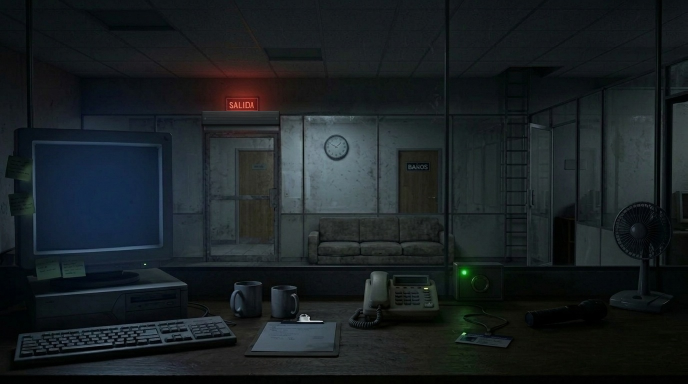
#> input picture assets/art/office/oficina_centro.jpeg, 1375 x 768 px (shown at 1/2 size); the run also reads 1 picture not shown here
$ python make_door_occluder.py
#> lines starting #> are read from the running program, lines starting #| are printed output that depends on the picture; after the words box and inside, x2 and y2 are one past the last pixel; in counts of white or black regions, pixels touching at a corner belong together
#!/usr/bin/env python3
"""Genera assets/art/office/layers/oclusor_puerta.png una sola vez.

El problema: en la vista central, la lámina de la cortina se dibuja recortada
de la foto con la puerta cerrada y queda por encima de lo que en realidad está
más cerca de la cámara que la puerta (el mueble de la recepción, su base y los
perfiles verticales del cristal).

La solución: una máscara de oclusión. Dentro del rectángulo de la puerta se
buscan los píxeles donde la foto con la puerta abierta y la foto con la puerta
cerrada son casi iguales: si no cambian al bajar la cortina, es que hay algo
delante tapándola. Esos píxeles se guardan opacos con el color de la foto con
la puerta abierta, y todo lo demás queda transparente.

Un umbral por píxel a secas no sirve: las ranuras oscuras de la lámina se
parecen al vidrio oscuro de la puerta abierta y salen marcadas. Por eso, tras
el umbral va una apertura con un elemento VERTICAL, que borra las rayas
horizontales de las ranuras y deja en pie lo que es alto (el mueble y los
perfiles), y después se descartan las islas chicas.

Uso:  python3 tools/make_door_occluder.py
Deja la máscara en assets/art/office/layers/ y una vista previa con la máscara
en rojo en tools/preview/.
"""

import json
import pathlib
import sys

import numpy as np
from PIL import Image, ImageChops, ImageDraw, ImageEnhance, ImageFilter
from scipy import ndimage

ROOT = pathlib.Path(__file__).resolve().parent.parent

OPEN_IMAGE = ROOT / "assets/art/office/oficina_centro.jpeg"
CLOSED_IMAGE = ROOT / "assets/art/office/oficina_centro_cortina.png"
ZONES_FILE = ROOT / "data/oficina_zonas.json"
OUT_IMAGE = ROOT / "assets/art/office/layers/oclusor_puerta.png"
PREVIEW_DIR = ROOT / "tools/preview"

# Los mismos valores que door_shutter.gd: el área de la puerta en la foto y
# desde dónde empieza la lámina. Si allá cambian, aquí también.
IMAGE_AREA = (0.289, 0.293, 0.122, 0.391)
CURTAIN_TOP = 0.335

# Hasta cuánto pueden diferir dos píxeles para contarlos como "lo mismo".
DIFF_THRESHOLD = 11
# Alto del elemento vertical de la apertura, en píxeles.
OPENING_HEIGHT = 13
# Islas más chicas que esto se tiran.
MIN_AREA = 400
# Lo que se suaviza el borde de la máscara, en píxeles.
FEATHER = 1.4

# Zonas de data/oficina_zonas.json con las que se completa a mano lo que la
# comparación no alcance a ver. Se usan las que tengan este prefijo y un
# campo "polygon" con puntos normalizados.
MANUAL_PREFIX = "occluder_"


def load_pair():
    """Las dos fotos al tamaño de la de la puerta abierta."""
    open_image = Image.open(OPEN_IMAGE).convert("RGB")
    size = open_image.size
    closed_image = Image.open(CLOSED_IMAGE).convert("RGB").resize(size, Image.LANCZOS)
    return open_image, closed_image, size


def door_band(size):
    """El rectángulo de la lámina en píxeles: de CURTAIN_TOP hacia abajo."""
    width, height = size
    left = int(IMAGE_AREA[0] * width)
    right = int((IMAGE_AREA[0] + IMAGE_AREA[2]) * width)
    top = int(CURTAIN_TOP * height)
    bottom = int((IMAGE_AREA[1] + IMAGE_AREA[3]) * height)
    return left, top, right, bottom


def manual_polygons():
    """Los polígonos de relleno que haya en el JSON de zonas, normalizados."""
    if not ZONES_FILE.exists():
        return []
    zones = json.loads(ZONES_FILE.read_text()).get("zones", {})
    found = []
    for zone_id, zone in zones.items():
        if zone_id.startswith(MANUAL_PREFIX) and "polygon" in zone:
            found.append((zone_id, zone["polygon"]))
    return found


def build_mask(open_image, closed_image, size):
    """La máscara de oclusión, como arreglo de booleanos."""
    width, height = size
    left, top, right, bottom = door_band(size)
    difference = ImageChops.difference(open_image, closed_image).convert("L")
    difference = difference.filter(ImageFilter.MedianFilter(3))
    diff = np.asarray(difference, dtype=np.int16)

    mask = np.zeros((height, width), dtype=bool)
    mask[top:bottom, left:right] = diff[top:bottom, left:right] <= DIFF_THRESHOLD

    # Apertura vertical: se van las rayas de las ranuras, se quedan el mueble
    # y los perfiles, que son altos.
    mask = ndimage.binary_opening(mask, structure=np.ones((OPENING_HEIGHT, 1), dtype=bool))
    labels, count = ndimage.label(mask)
    if count:
        areas = ndimage.sum(mask, labels, range(1, count + 1))
        keep = [index + 1 for index, area in enumerate(areas) if area >= MIN_AREA]
        mask = np.isin(labels, keep)
    mask = ndimage.binary_closing(mask, structure=np.ones((5, 5), dtype=bool))

    # Lo que se haya completado a mano en el JSON de zonas.
    polygons = manual_polygons()
    if polygons:
        drawn = Image.new("L", size, 0)
        pen = ImageDraw.Draw(drawn)
        for zone_id, polygon in polygons:
            points = [(point[0] * width, point[1] * height) for point in polygon]
            pen.polygon(points, fill=255)
            print("  + polígono manual %s con %d puntos" % (zone_id, len(points)))
        mask |= np.asarray(drawn, dtype=bool)
        # El relleno manual tampoco sale del área de la lámina.
        band = np.zeros((height, width), dtype=bool)
        band[top:bottom, left:right] = True
        mask &= band
    return mask


def save_occluder(open_image, mask, size):
    """Los píxeles tapados con su color de la foto, el resto transparente."""
    alpha = Image.fromarray((mask * 255).astype("uint8"), "L")
    alpha = alpha.filter(ImageFilter.GaussianBlur(FEATHER))
    out = open_image.convert("RGBA")
    out.putalpha(alpha)
    OUT_IMAGE.parent.mkdir(parents=True, exist_ok=True)
    out.save(OUT_IMAGE)
    return alpha


def save_previews(open_image, closed_image, mask, size):
    """Vistas previas para revisar la máscara a ojo."""
    PREVIEW_DIR.mkdir(parents=True, exist_ok=True)
    left, top, right, bottom = door_band(size)
    pad = 24
    crop = (left - pad, top - pad, right + pad, bottom + pad)
    mask_image = Image.fromarray((mask * 255).astype("uint8"), "L").crop(crop)

    base = closed_image.crop(crop)
    red = Image.new("RGB", base.size, (255, 0, 0))
    over = Image.composite(Image.blend(base, red, 0.7), base, mask_image)
    tiles = [open_image.crop(crop), base, over]
    zoom = 4
    tiles = [tile.resize((tile.width * zoom, tile.height * zoom), Image.NEAREST) for tile in tiles]
    gap = 8
    sheet = Image.new("RGB", (sum(t.width for t in tiles) + gap * 2, tiles[0].height), (255, 255, 0))
    offset = 0
    for tile in tiles:
        sheet.paste(tile, (offset, 0))
        offset += tile.width + gap
    ImageEnhance.Brightness(sheet).enhance(2.1).save(PREVIEW_DIR / "oclusor_mascara.png")

    # Y cómo queda la lámina a media bajada, con y sin el oclusor.
    half = _simulate(open_image, closed_image, mask, size, 0.5, use_occluder=False)
    good = _simulate(open_image, closed_image, mask, size, 0.5, use_occluder=True)
    closed_sim = _simulate(open_image, closed_image, mask, size, 1.0, use_occluder=True)
    tiles = [image.crop(crop) for image in (half, good, closed_sim)]
    tiles = [tile.resize((tile.width * zoom, tile.height * zoom), Image.NEAREST) for tile in tiles]
    sheet = Image.new("RGB", (sum(t.width for t in tiles) + gap * 2, tiles[0].height), (255, 255, 0))
    offset = 0
    for tile in tiles:
        sheet.paste(tile, (offset, 0))
        offset += tile.width + gap
    ImageEnhance.Brightness(sheet).enhance(2.1).save(PREVIEW_DIR / "oclusor_resultado.png")


def _simulate(open_image, closed_image, mask, size, progress, use_occluder):
    """Lo mismo que hace door_shutter.gd, para poder revisarlo aquí."""
    width, height = size
    left, _, right, bottom = door_band(size)
    area_top = int(IMAGE_AREA[1] * height)
    curtain_top = int(CURTAIN_TOP * height)
    out = open_image.copy()
    # La caja del rodillo, siempre.
    box = (left, area_top, right, curtain_top)
    out.paste(closed_image.crop(box), (left, area_top))
    # La lámina, lo que haya bajado.
    slat_bottom = curtain_top + int((bottom - curtain_top) * progress)
    if slat_bottom > curtain_top:
        slat = (left, curtain_top, right, slat_bottom)
        out.paste(closed_image.crop(slat), (left, curtain_top))
    if use_occluder:
        alpha = Image.fromarray((mask * 255).astype("uint8"), "L")
        alpha = alpha.filter(ImageFilter.GaussianBlur(FEATHER))
        out = Image.composite(open_image, out, alpha)
    return out


def main():
    if not OPEN_IMAGE.exists() or not CLOSED_IMAGE.exists():
        print("Faltan las fotos de la oficina", file=sys.stderr)
        return 1
    open_image, closed_image, size = load_pair()
#> in load_pair, open_image is the input picture: PIL image 1375x768 RGB; mean R, G, B 26, 32.4, 35.3
#> size = (1375, 768)
    print("fotos a %dx%d" % size)
#| fotos a 1375x768
    left, top, right, bottom = door_band(size)
#> in door_band, `width, height = size`: width = 1375; height = 768
#> in door_band, `left = int(IMAGE_AREA[0] * width)`: left = 397
#> in door_band, `right = int((IMAGE_AREA[0] + IMAGE_AREA[2]) * width)`: right = 565
#> in door_band, `top = int(CURTAIN_TOP * height)`: top = 257
#> in door_band, `bottom = int((IMAGE_AREA[1] + IMAGE_AREA[3]) * height)`: bottom = 525
#> left = 397; top = 257; right = 565; bottom = 525
    print("banda de la lámina: x %d..%d  y %d..%d" % (left, right, top, bottom))
#| banda de la lámina: x 397..565  y 257..525
    mask = build_mask(open_image, closed_image, size)
#> in build_mask, `width, height = size`: width = 1375; height = 768
#> in build_mask, `left, top, right, bottom = door_band(size)`: left = 397; top = 257; right = 565; bottom = 525
#> in build_mask, `mask[top:bottom, left:right] = diff[top:bottom, left:right] <= DIFF_TH..`: mask: shape (768, 1375) bool; 2.5% white; 55 white regions (38 under 20 px), largest, box (x1, y1, x2, y2) and area: (397, 257, 565, 525) 23378, (438, 300, 546, 340) 1215, (477, 327, 547, 337) 396
#> in build_mask, `mask = ndimage.binary_opening(mask, structure=np.ones((OPENING_HEIGHT,..`:
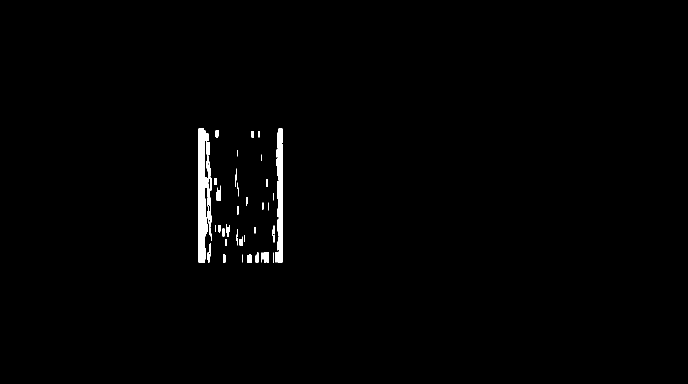
#> mask: shape (768, 1375) bool (shown at 1/2 size); 0.92% white; 44 white regions (12 under 20 px), largest, box (x1, y1, x2, y2) and area: (397, 257, 422, 525) 4175, (550, 257, 565, 525) 2772, (411, 354, 423, 473) 575
#> in build_mask, `labels, count = ndimage.label(mask)`: labels: shape (768, 1375) int32; 45 distinct labels, from 0 to 44
#> in build_mask, `labels, count = ndimage.label(mask)`: count = 44
#> in build_mask, `areas = ndimage.sum(mask, labels, range(1, count + 1))`: areas = 44 values, max 4175 at index 0, min 13 at index 5, mean 220.8
#> in build_mask, `keep = [index + 1 for index, area in enumerate(areas) if area >= MIN_A..`: keep = [1, 2, 9]
#> in build_mask, `mask = ndimage.binary_closing(mask, structure=np.ones((5, 5), dtype=bo..`: mask: shape (768, 1375) bool; 0.77% white; 2 white regions, box (x1, y1, x2, y2) and area: (397, 257, 423, 525) 5265, (550, 257, 565, 525) 2848
    covered = mask[top:bottom, left:right].mean() * 100.0
#> covered = 18.02
    print("la máscara tapa el %.1f %% de la banda" % covered)
#| la máscara tapa el 18.0 % de la banda
    save_occluder(open_image, mask, size)
#> in save_occluder, `out.putalpha(alpha)`:
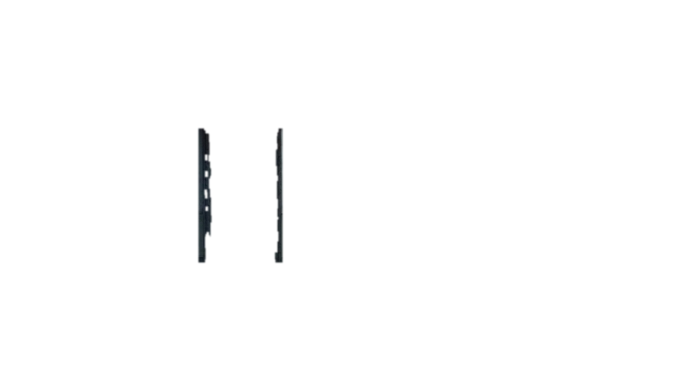
#> out: PIL image 1375x768 RGBA (shown at 1/2 size); mean R, G, B, A 26, 32.4, 35.3, 2; transparent parts drawn white
    save_previews(open_image, closed_image, mask, size)
#> in save_previews, `left, top, right, bottom = door_band(size)`: left = 397; top = 257; right = 565; bottom = 525
#> in save_previews, `crop = (left - pad, top - pad, right + pad, bottom + pad)`: crop = (373, 233, 589, 549)
#> in save_previews, `mask_image = Image.fromarray((mask * 255).astype("uint8"), "L").crop(c..`: mask_image: PIL image 216x316 L; 11.9% white; 2 white regions, box (x1, y1, x2, y2) and area: (24, 24, 50, 292) 5265, (177, 24, 192, 292) 2848
#> in save_previews, `over = Image.composite(Image.blend(base, red, 0.7), base, mask_image)`:
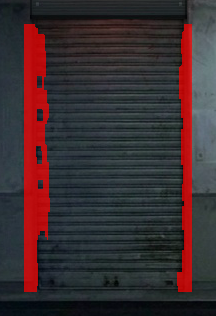
#> over: PIL image 216x316 RGB; mean R, G, B 60.5, 45.8, 48.8
#> in save_previews, `tiles = [tile.resize((tile.width * zoom, tile.height * zoom), Image.NE..`: tiles = 3 items
#> in save_previews, `sheet = Image.new("RGB", (sum(t.width for t in tiles) + gap * 2, tiles..`:
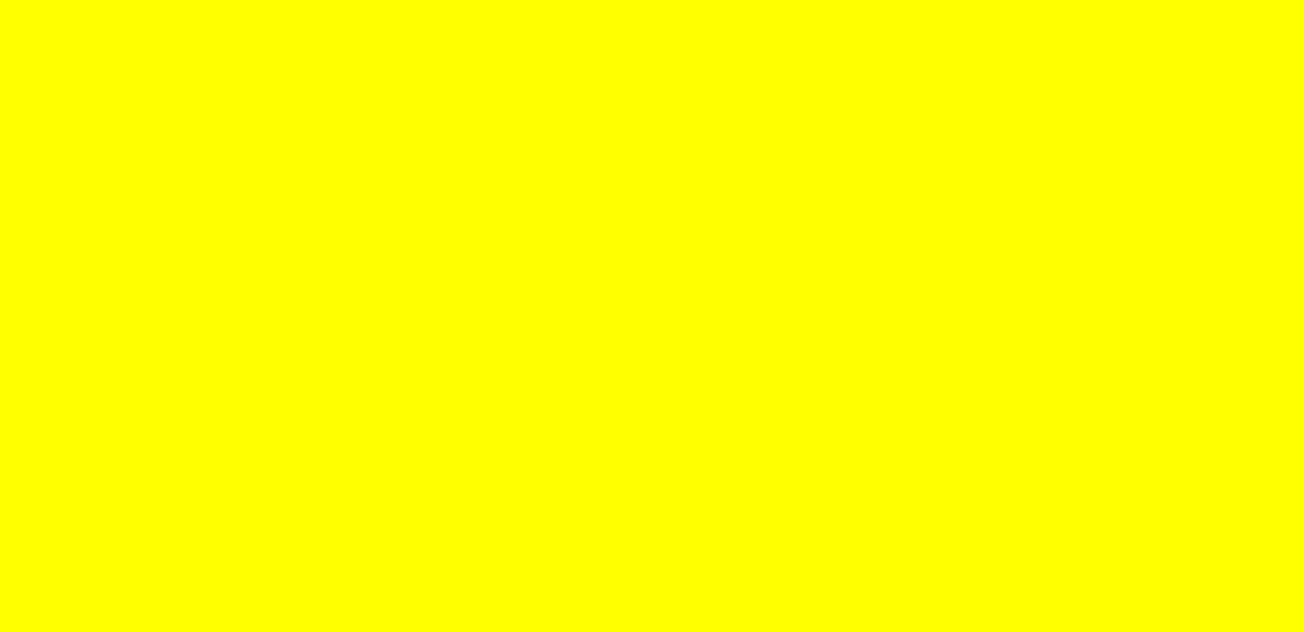
#> sheet: PIL image 2608x1264 RGB (shown at 1/2 size); mean R, G, B 255, 255, 0
#> the loop in save_previews, `for tile in tiles:` made 3 passes
#> offset on passes 1 to 3: 872, 1744, 2616
#> after the loop in save_previews, `for tile in tiles:`:
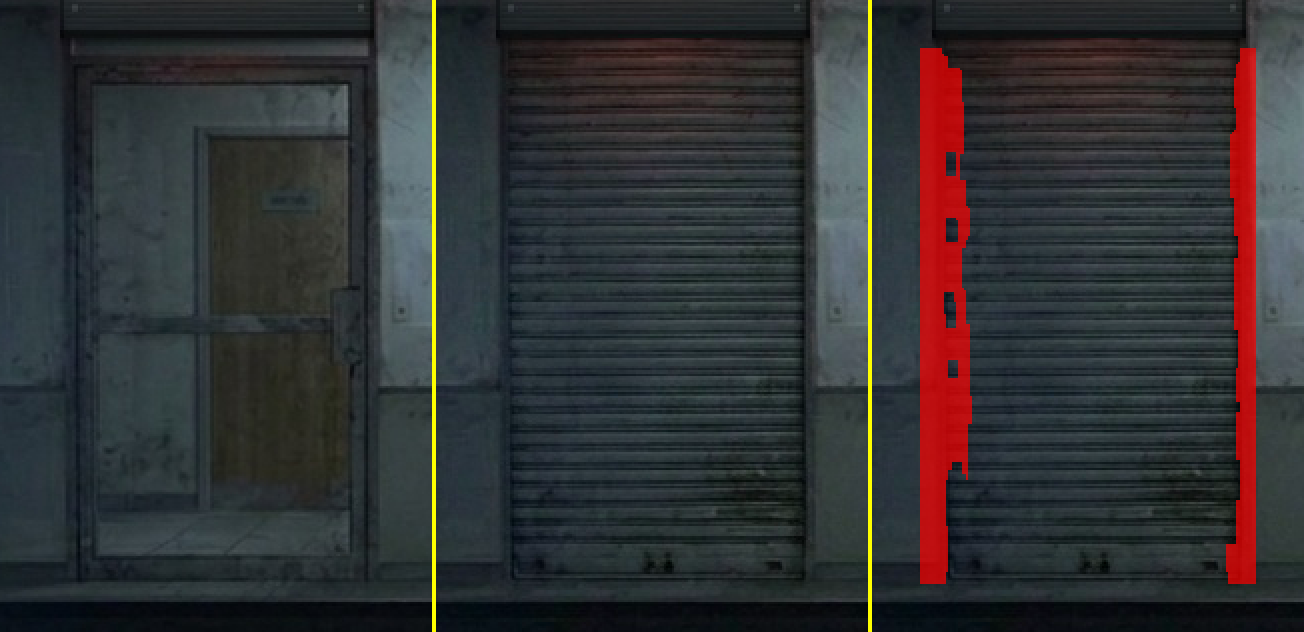
#> sheet: PIL image 2608x1264 RGB (shown at 1/2 size); mean R, G, B 50.5, 50.5, 51.8
#> after the loop in save_previews, `for tile in tiles:`: offset = 2616
#> in _simulate, `width, height = size`: width = 1375; height = 768
#> in _simulate, `left, _, right, bottom = door_band(size)`: left = 397; right = 565; bottom = 525
#> in _simulate, `area_top = int(IMAGE_AREA[1] * height)`: area_top = 225
#> in _simulate, `curtain_top = int(CURTAIN_TOP * height)`: curtain_top = 257
#> in _simulate, `box = (left, area_top, right, curtain_top)`: box = (397, 225, 565, 257)
#> in _simulate, `slat_bottom = curtain_top + int((bottom - curtain_top) * progress)`: slat_bottom = 391
#> in _simulate, `slat = (left, curtain_top, right, slat_bottom)`: slat = (397, 257, 565, 391)
#> after the loop in save_previews, `for tile in tiles:`:
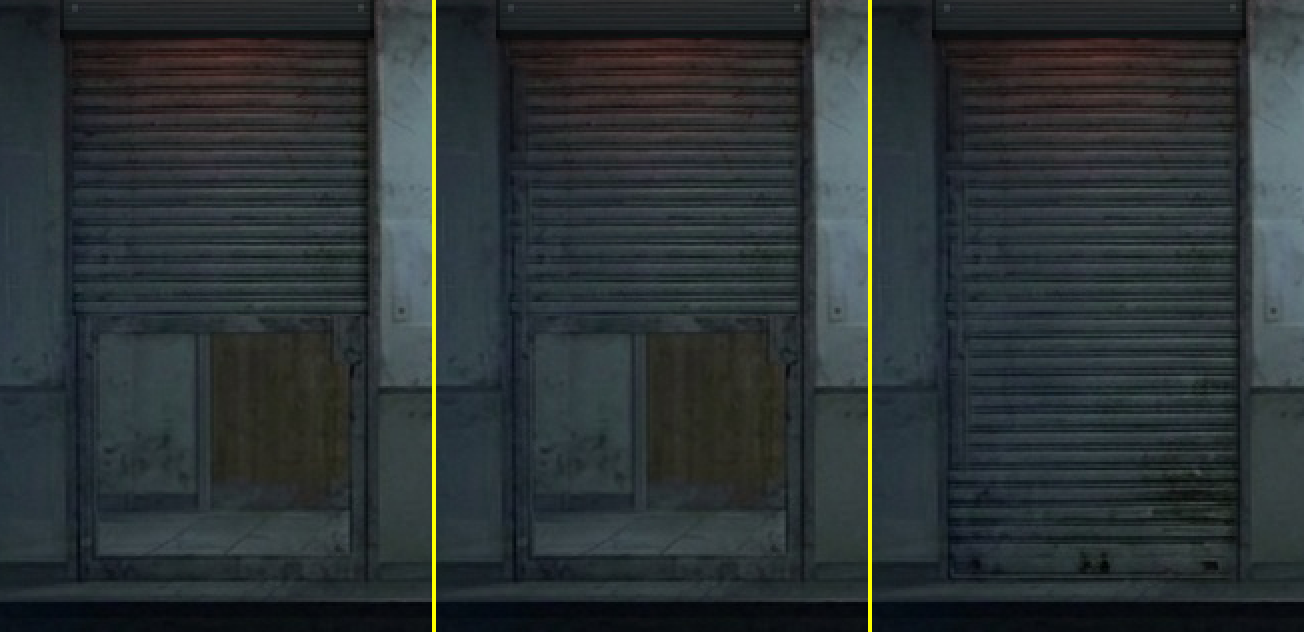
#> sheet: PIL image 2608x1264 RGB (shown at 1/2 size); mean R, G, B 44.5, 51.5, 52.9
#> after the loop in save_previews, `for tile in tiles:`: offset = 2616
#> in save_previews, `ImageEnhance.Brightness(sheet).enhance(2.1).save(PREVIEW_DIR / "ocluso..`:
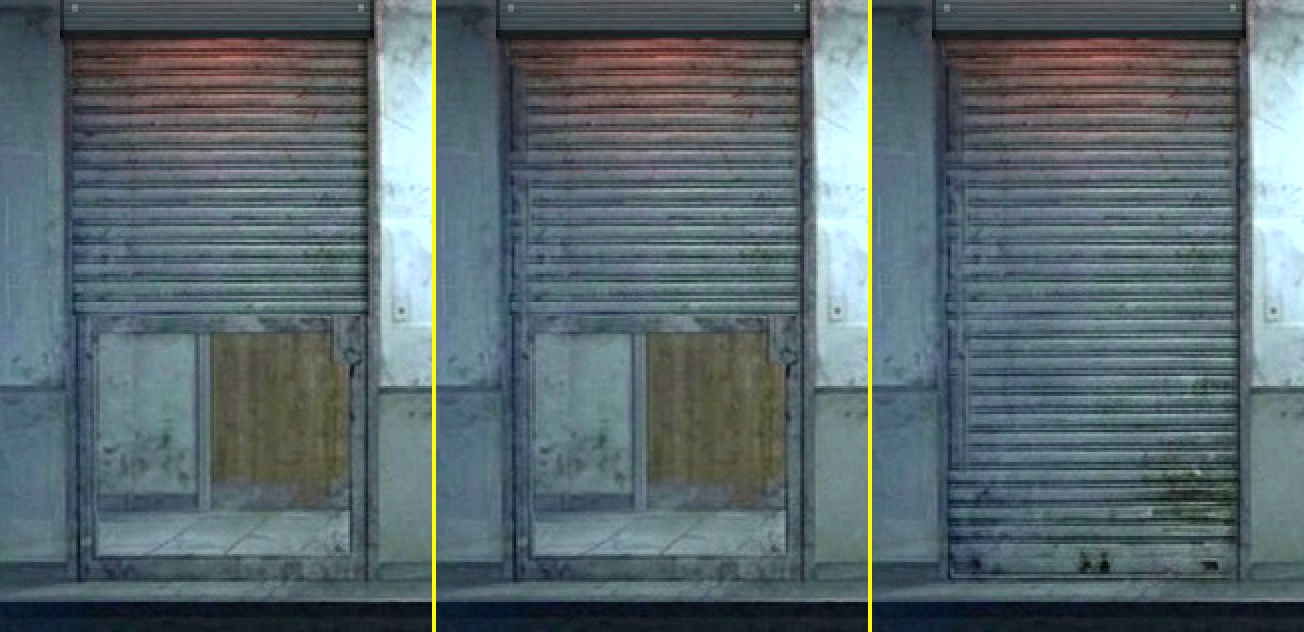
#> saved as oclusor_resultado.png: PIL image 2608x1264 RGB (shown at 1/2 size); mean R, G, B 91.2, 105.8, 110.4
    print("escrito %s" % OUT_IMAGE.relative_to(ROOT))
    print("vistas previas en %s" % PREVIEW_DIR.relative_to(ROOT))
    return 0


if __name__ == "__main__":
    sys.exit(main())
#> (the program exits here)
